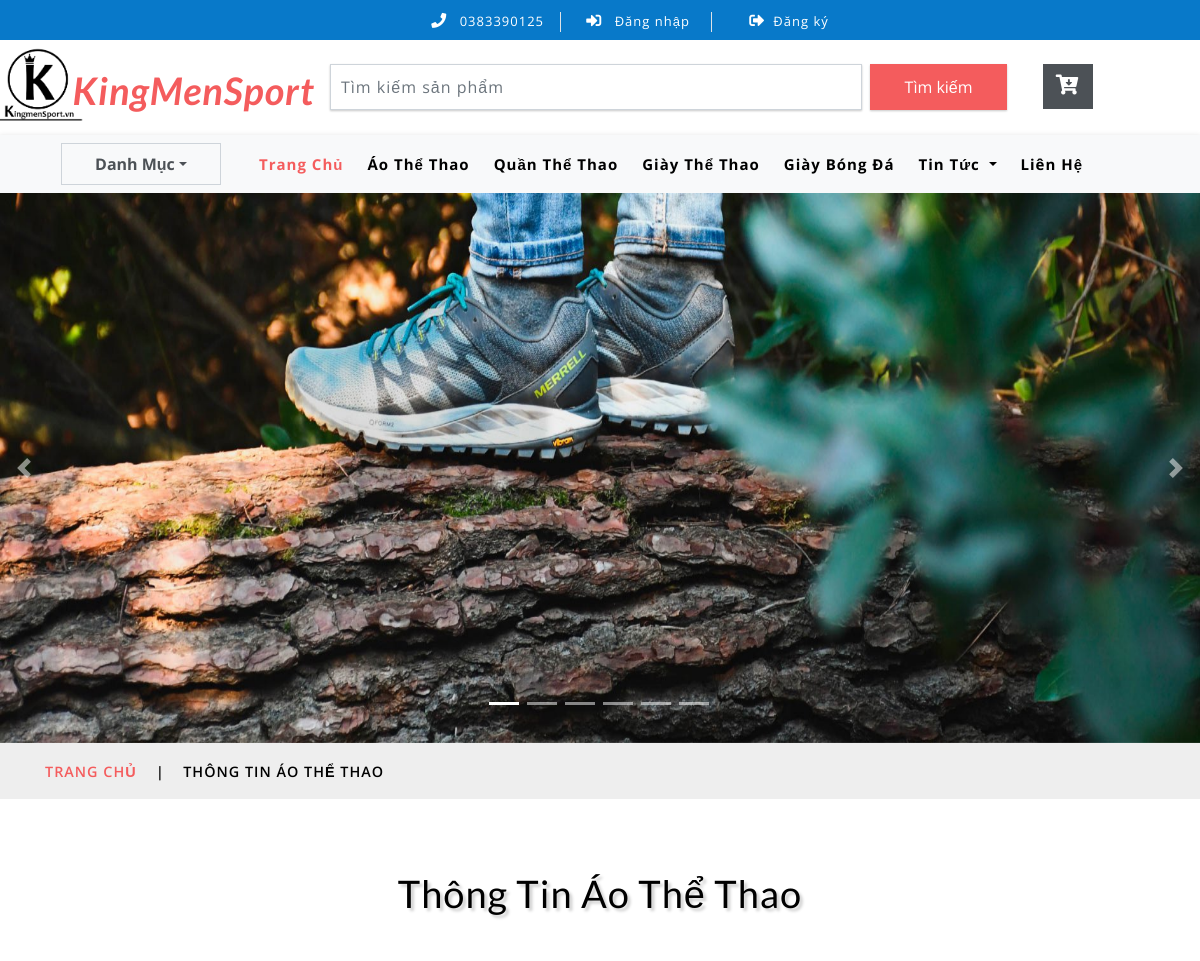
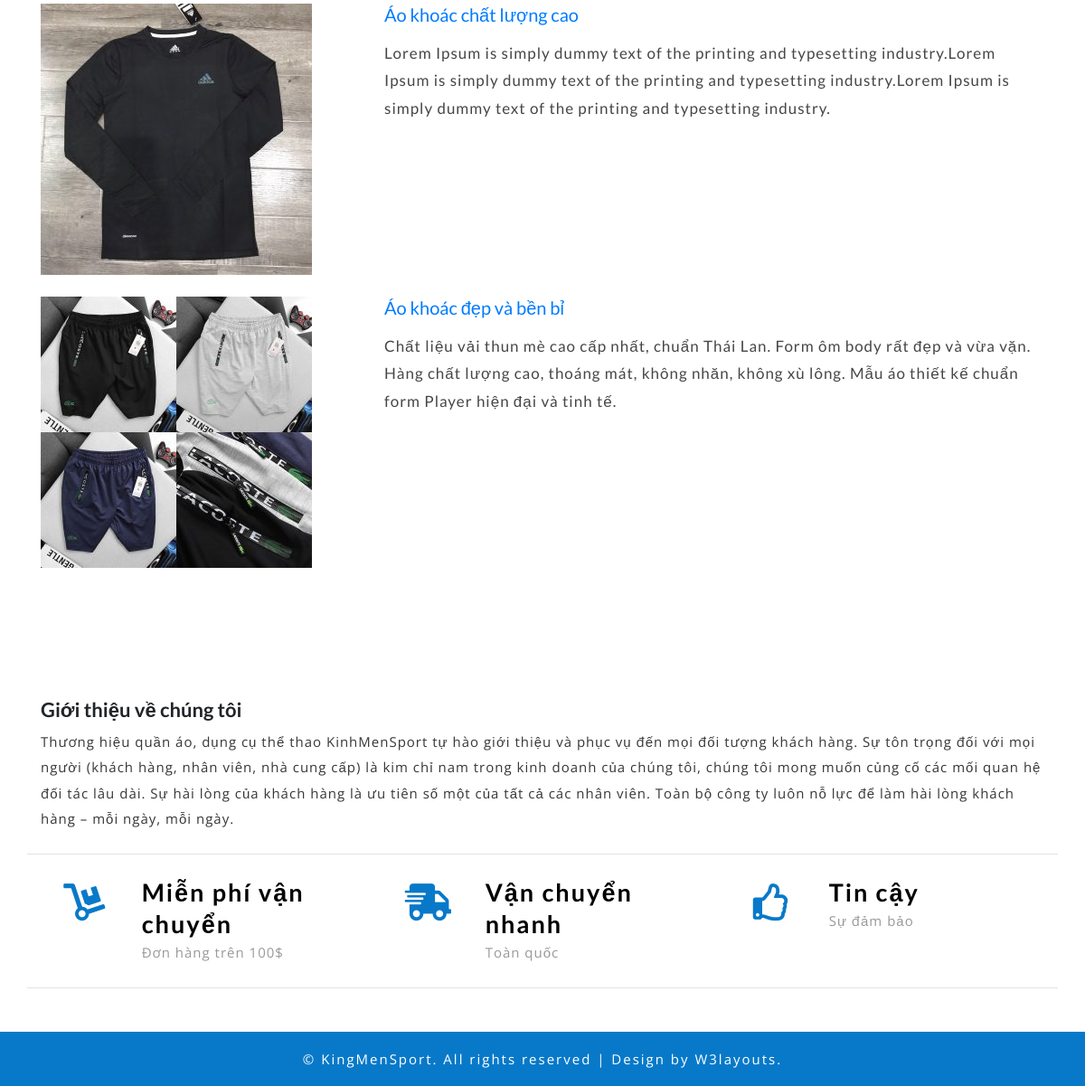
Screenshot of /?quanly=tintuc&id_tin=4 with the database file from the repository (2 pictures, top to bottom).
### tables this page shows
CREATE TABLE `tbl_category` (
  `category_id` int(11) NOT NULL,
  `category_name` varchar(50) NOT NULL
);

CREATE TABLE `tbl_danhmuc_tin` (
  `danhmuctin_id` int(11) NOT NULL,
  `tendanhmuc` varchar(100) NOT NULL
);

CREATE TABLE `tbl_baiviet` (
  `baiviet_id` int(11) NOT NULL,
  `tenbaiviet` varchar(100) NOT NULL,
  `tomtat` text NOT NULL,
  `noidung` text NOT NULL,
  `danhmuctin_id` int(11) NOT NULL,
  `baiviet_image` varchar(50) NOT NULL
);

### include/tintuc.php (the view)
<?php
	if(isset($_GET['id_tin'])){
		$id_danhmuc = $_GET['id_tin'];
	}else{
		$id_danhmuc = '';
	}
?>
	<div class="services-breadcrumb">
		<div class="agile_inner_breadcrumb">
			<div class="container">
				<ul class="w3_short">
					<li>
						<a href="index.php">Trang chủ</a>
						<i>|</i>
					</li>
					<?php
					$sql_tendanhmuc = mysqli_query($con,"SELECT * FROM tbl_danhmuc_tin WHERE danhmuctin_id='$id_danhmuc'");
					$row_danh = mysqli_fetch_array($sql_tendanhmuc);
					?>
					<li><?php echo $row_danh['tendanhmuc'] ?></li>
				</ul>
			</div>
		</div>
	</div>
	<div class="welcome py-sm-5 py-4">
		<div class="container py-xl-4 py-lg-2">
			<?php
					$sql_tendanhmuc1 = mysqli_query($con,"SELECT * FROM tbl_danhmuc_tin WHERE danhmuctin_id='$id_danhmuc'");
					$row_danh1 = mysqli_fetch_array($sql_tendanhmuc1);
					?>
			<h3 class="tittle-w3l text-center mb-lg-5 mb-sm-4 mb-3">
				<?php echo $row_danh1['tendanhmuc'] ?></h3>
			<?php
			$sql_baiviet = mysqli_query($con,"SELECT * FROM tbl_danhmuc_tin,tbl_baiviet WHERE tbl_danhmuc_tin.danhmuctin_id = tbl_baiviet.danhmuctin_id AND tbl_danhmuc_tin.danhmuctin_id='$id_danhmuc'");
			while($row_baiviet = mysqli_fetch_array($sql_baiviet)){
			?>
			<div class="row">
				<div class="col-lg-4 welcome-right-top mt-lg-0 mt-sm-5 mt-4">
					<img src="images/<?php echo $row_baiviet['baiviet_image'] ?>" class="img-fluid" alt=" ">
				</div>
				<div class="col-lg-8 welcome-left">
					<h5><a href="index.php?quanly=chitiettin&id_tin=<?php echo $row_baiviet['baiviet_id'] ?>"><?php echo $row_baiviet['tenbaiviet'] ?></a></h5>
					<h4 class="my-sm-3 my-2"><?php echo $row_baiviet['tomtat'] ?></h4>
				</div>
			</div><br>
			<?php
			}
			?>
		</div>
	</div>

### include/menu.php (shortened to what this page needs)
<!DOCTYPE html>
<html lang="en">
<head>
</head>
<body>
<div class="navbar-inner">
		<div class="container">
			<nav class="navbar navbar-expand-lg navbar-light bg-light">
				<div class="agileits-navi_search">
					<div class="nav-item dropdown mr-lg-2 mb-lg-0 mb-2">
						<a class="nav-link dropdown-toggle" href="#" id="danhmuc">Danh Mục</a>
					</div>
				</div>
				<div class="collapse navbar-collapse" id="navbarSupportedContent">
					<ul class="navbar-nav ml-auto text-center mr-xl-5">
						<li class="nav-item active mr-lg-2 mb-lg-0 mb-2">
							<a class="nav-link" href="index.php">Trang Chủ
							</a>
						</li>
						<?php
							$sql_category_danhmuc = mysqli_query($con,'SELECT * FROM tbl_category ORDER BY category_id DESC');
							while($row_category_danhmuc = mysqli_fetch_array($sql_category_danhmuc)){
						?>
						<li class="nav-item  mr-lg-2 mb-lg-0 mb-2">
							<a class="nav-link " href="?quanly=danhmuc&id=<?php echo $row_category_danhmuc['category_id'] ?>" role="button"  aria-haspopup="true" aria-expanded="false">
								<?php echo $row_category_danhmuc['category_name'] ?>
							</a>
						</li>
						<?php
						}
						?>
						<li class="nav-item dropdown mr-lg-2 mb-lg-0 mb-2">
							<a class="nav-link dropdown-toggle" href="#" role="button" data-toggle="dropdown" aria-haspopup="true" aria-expanded="false">
								Tin Tức
							</a>
						</li>
						<li class="nav-item">
							<a class="nav-link" href="contact.html">Liên Hệ</a>
						</li>
					</ul>
				</div>
			</nav>
		</div>
	</div>
</body>
</html>

### css/style.css (style rules this page uses)
html, body { margin: 0; font-size: 100%; background: #fff; font-family: 'Open Sans', sans-serif; }
body a { text-decoration: none; transition: 0.5s all; -webkit-transition: 0.5s all; -moz-transition: 0.5s all; -o-transition: 0.5s all; -ms-transition: 0.5s all; }
a { transition: 0.5s all; -webkit-transition: 0.5s all; -moz-transition: 0.5s all; -o-transition: 0.5s all; -ms-transition: 0.5s all; }
h1, h2, h3, h4, h5, h6 { margin: 0; font-family: 'Lato', sans-serif; }
ul { margin: 0; padding: 0; }
.navbar-inner { background: #f8f9fa; box-shadow: 0px 2px 6px 1px rgba(0, 0, 0, 0.13); }
.navbar-light .navbar-nav .nav-link { letter-spacing: 1px; font-size: 15px; color: #000; }
.navbar-light .navbar-nav .show>.nav-link, .navbar-light .navbar-nav .active>.nav-link, .navbar-light .navbar-nav .nav-link.show, .navbar-light .navbar-nav .nav-link.active { color: #F45C5D; }
h3.tittle-w3l { color: #000; font-size: 38px; letter-spacing: 1px; text-shadow: 3px 3px 3px rgba(0, 0, 0, 0.19); }
ul.w3_short li { display: inline-block; text-transform: uppercase; color: #000; font-size: 0.9em; font-weight: 600; letter-spacing: 1px; }
ul.w3_short li a { color: #F45C5D; text-decoration: none; }
.services-breadcrumb { padding: 0; background: #eee; text-align: center; }
.services-breadcrumb ul li i { padding: 0 1em; }
ul.w3_short { text-align: left; padding: 16px 0; }
.welcome-left h4 { color: #464646; font-size: 17px; line-height: 1.8; letter-spacing: 1px; }

### include/menu.php (style rules this page uses)
#danhmuc { width: 160px; text-align: center; font-weight: bold; color: #4c5156; border: 1px solid #ced4da; display: block; }
.nav-link { font-weight: bold; color: #4c5156; }

### rows the page displays
tbl_category: category_name "Áo Thể Thao"
tbl_category: category_name "Quần Thể Thao"
tbl_category: category_name "Giày Thể Thao"
tbl_category: category_name "Giày Bóng Đá"
tbl_danhmuc_tin: tendanhmuc "THÔNG TIN ÁO THỂ THAO", tendanhmuc "Thông Tin Áo Thể Thao"
tbl_baiviet: baiviet_image (picture), tenbaiviet "Áo khoác chất lượng cao", tomtat "Lorem Ipsum is simply dummy text of the printing and typesetting industry.Lorem Ipsum is simply dummy text of the printing and typesetting industry.Lorem Ipsum is simply dummy text of the printing and typesetting industry."
tbl_baiviet: baiviet_image (picture), tenbaiviet "Áo khoác đẹp và bền bỉ", tomtat "Chất liệu vải thun mè cao cấp nhất, chuẩn Thái Lan. Form ôm body rất đẹp và vừa vặn. Hàng chất lượng cao, thoáng mát, không nhăn, không xù lông. Mẫu áo thiết kế chuẩn form Player hiện đại và tinh tế."
